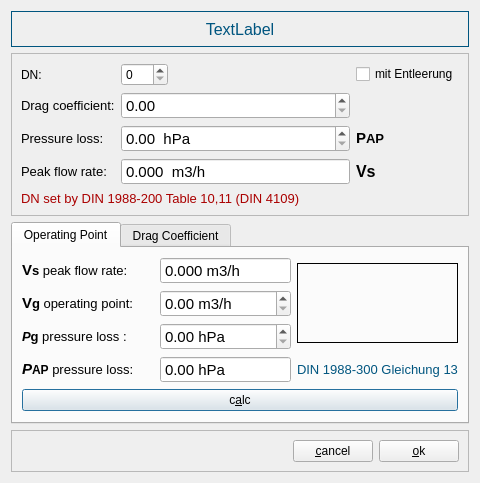
<?xml version="1.0" encoding="UTF-8"?>
<ui version="4.0">
 <class>GArmaturInfoDialog</class>
 <widget class="QDialog" name="GArmaturInfoDialog">
  <property name="geometry">
   <rect>
    <x>0</x>
    <y>0</y>
    <width>480</width>
    <height>454</height>
   </rect>
  </property>
  <property name="windowTitle">
   <string>Dialog</string>
  </property>
  <layout class="QGridLayout" name="gridLayout_3">
   <item row="0" column="0">
    <widget class="QLabel" name="aramturLabel">
     <property name="minimumSize">
      <size>
       <width>0</width>
       <height>36</height>
      </size>
     </property>
     <property name="palette">
      <palette>
       <active>
        <colorrole role="WindowText">
         <brush brushstyle="SolidPattern">
          <color alpha="255">
           <red>0</red>
           <green>85</green>
           <blue>127</blue>
          </color>
         </brush>
        </colorrole>
        <colorrole role="Text">
         <brush brushstyle="SolidPattern">
          <color alpha="255">
           <red>0</red>
           <green>85</green>
           <blue>127</blue>
          </color>
         </brush>
        </colorrole>
       </active>
       <inactive>
        <colorrole role="WindowText">
         <brush brushstyle="SolidPattern">
          <color alpha="255">
           <red>0</red>
           <green>85</green>
           <blue>127</blue>
          </color>
         </brush>
        </colorrole>
        <colorrole role="Text">
         <brush brushstyle="SolidPattern">
          <color alpha="255">
           <red>0</red>
           <green>85</green>
           <blue>127</blue>
          </color>
         </brush>
        </colorrole>
       </inactive>
       <disabled>
        <colorrole role="WindowText">
         <brush brushstyle="SolidPattern">
          <color alpha="255">
           <red>119</red>
           <green>120</green>
           <blue>120</blue>
          </color>
         </brush>
        </colorrole>
        <colorrole role="Text">
         <brush brushstyle="SolidPattern">
          <color alpha="255">
           <red>119</red>
           <green>120</green>
           <blue>120</blue>
          </color>
         </brush>
        </colorrole>
       </disabled>
      </palette>
     </property>
     <property name="font">
      <font>
       <pointsize>12</pointsize>
      </font>
     </property>
     <property name="frameShape">
      <enum>QFrame::Box</enum>
     </property>
     <property name="text">
      <string>TextLabel</string>
     </property>
     <property name="alignment">
      <set>Qt::AlignCenter</set>
     </property>
    </widget>
   </item>
   <item row="1" column="0">
    <widget class="QFrame" name="frame_2">
     <property name="frameShape">
      <enum>QFrame::StyledPanel</enum>
     </property>
     <property name="frameShadow">
      <enum>QFrame::Raised</enum>
     </property>
     <layout class="QGridLayout" name="gridLayout_2">
      <item row="0" column="0">
       <widget class="QLabel" name="label">
        <property name="text">
         <string>DN:</string>
        </property>
       </widget>
      </item>
      <item row="0" column="1">
       <widget class="QSpinBox" name="dnBox">
        <property name="maximum">
         <number>999</number>
        </property>
       </widget>
      </item>
      <item row="0" column="2">
       <spacer name="horizontalSpacer_3">
        <property name="orientation">
         <enum>Qt::Horizontal</enum>
        </property>
        <property name="sizeHint" stdset="0">
         <size>
          <width>179</width>
          <height>20</height>
         </size>
        </property>
       </spacer>
      </item>
      <item row="0" column="3">
       <widget class="QCheckBox" name="entleerungBox">
        <property name="text">
         <string>mit Entleerung</string>
        </property>
       </widget>
      </item>
      <item row="1" column="0">
       <widget class="QLabel" name="label_3">
        <property name="font">
         <font>
          <pointsize>10</pointsize>
         </font>
        </property>
        <property name="text">
         <string>Drag coefficient:</string>
        </property>
       </widget>
      </item>
      <item row="1" column="1" colspan="2">
       <widget class="QDoubleSpinBox" name="zetaBox">
        <property name="font">
         <font>
          <pointsize>11</pointsize>
         </font>
        </property>
       </widget>
      </item>
      <item row="2" column="0">
       <widget class="QLabel" name="label_4">
        <property name="font">
         <font>
          <pointsize>10</pointsize>
         </font>
        </property>
        <property name="text">
         <string>Pressure loss:</string>
        </property>
       </widget>
      </item>
      <item row="2" column="1" colspan="2">
       <widget class="QDoubleSpinBox" name="pressureLossBox">
        <property name="font">
         <font>
          <pointsize>11</pointsize>
         </font>
        </property>
        <property name="suffix">
         <string>  hPa</string>
        </property>
        <property name="maximum">
         <double>999999.000000000000000</double>
        </property>
       </widget>
      </item>
      <item row="3" column="0">
       <widget class="QLabel" name="label_5">
        <property name="font">
         <font>
          <pointsize>10</pointsize>
         </font>
        </property>
        <property name="text">
         <string>Peak flow rate:</string>
        </property>
       </widget>
      </item>
      <item row="3" column="1" colspan="2">
       <widget class="QDoubleSpinBox" name="vsBox">
        <property name="font">
         <font>
          <pointsize>11</pointsize>
         </font>
        </property>
        <property name="readOnly">
         <bool>true</bool>
        </property>
        <property name="buttonSymbols">
         <enum>QAbstractSpinBox::NoButtons</enum>
        </property>
        <property name="prefix">
         <string/>
        </property>
        <property name="suffix">
         <string>  m3/h</string>
        </property>
        <property name="decimals">
         <number>3</number>
        </property>
        <property name="maximum">
         <double>9999.000000000000000</double>
        </property>
       </widget>
      </item>
      <item row="4" column="0" colspan="4">
       <widget class="QLabel" name="labelDM">
        <property name="palette">
         <palette>
          <active>
           <colorrole role="WindowText">
            <brush brushstyle="SolidPattern">
             <color alpha="255">
              <red>170</red>
              <green>0</green>
              <blue>0</blue>
             </color>
            </brush>
           </colorrole>
           <colorrole role="Button">
            <brush brushstyle="SolidPattern">
             <color alpha="255">
              <red>213</red>
              <green>209</green>
              <blue>207</blue>
             </color>
            </brush>
           </colorrole>
           <colorrole role="Base">
            <brush brushstyle="SolidPattern">
             <color alpha="255">
              <red>213</red>
              <green>209</green>
              <blue>207</blue>
             </color>
            </brush>
           </colorrole>
           <colorrole role="Window">
            <brush brushstyle="SolidPattern">
             <color alpha="255">
              <red>213</red>
              <green>209</green>
              <blue>207</blue>
             </color>
            </brush>
           </colorrole>
          </active>
          <inactive>
           <colorrole role="WindowText">
            <brush brushstyle="SolidPattern">
             <color alpha="255">
              <red>170</red>
              <green>0</green>
              <blue>0</blue>
             </color>
            </brush>
           </colorrole>
           <colorrole role="Button">
            <brush brushstyle="SolidPattern">
             <color alpha="255">
              <red>213</red>
              <green>209</green>
              <blue>207</blue>
             </color>
            </brush>
           </colorrole>
           <colorrole role="Base">
            <brush brushstyle="SolidPattern">
             <color alpha="255">
              <red>213</red>
              <green>209</green>
              <blue>207</blue>
             </color>
            </brush>
           </colorrole>
           <colorrole role="Window">
            <brush brushstyle="SolidPattern">
             <color alpha="255">
              <red>213</red>
              <green>209</green>
              <blue>207</blue>
             </color>
            </brush>
           </colorrole>
          </inactive>
          <disabled>
           <colorrole role="WindowText">
            <brush brushstyle="SolidPattern">
             <color alpha="255">
              <red>103</red>
              <green>102</green>
              <blue>100</blue>
             </color>
            </brush>
           </colorrole>
           <colorrole role="Button">
            <brush brushstyle="SolidPattern">
             <color alpha="255">
              <red>213</red>
              <green>209</green>
              <blue>207</blue>
             </color>
            </brush>
           </colorrole>
           <colorrole role="Base">
            <brush brushstyle="SolidPattern">
             <color alpha="255">
              <red>213</red>
              <green>209</green>
              <blue>207</blue>
             </color>
            </brush>
           </colorrole>
           <colorrole role="Window">
            <brush brushstyle="SolidPattern">
             <color alpha="255">
              <red>213</red>
              <green>209</green>
              <blue>207</blue>
             </color>
            </brush>
           </colorrole>
          </disabled>
         </palette>
        </property>
        <property name="font">
         <font>
          <pointsize>10</pointsize>
         </font>
        </property>
        <property name="text">
         <string>DN set by DIN 1988-200 Table 10,11 (DIN 4109) </string>
        </property>
       </widget>
      </item>
      <item row="2" column="3">
       <widget class="QLabel" name="label_10">
        <property name="font">
         <font>
          <pointsize>10</pointsize>
          <weight>75</weight>
          <bold>true</bold>
         </font>
        </property>
        <property name="text">
         <string>&lt;html&gt;&lt;head/&gt;&lt;body&gt;&lt;p&gt;&lt;span style=&quot; font-size:11pt; font-weight:600;&quot;&gt;P&lt;/span&gt;&lt;span style=&quot; font-weight:600;&quot;&gt;AP &lt;/span&gt;&lt;/p&gt;&lt;/body&gt;&lt;/html&gt;</string>
        </property>
       </widget>
      </item>
      <item row="3" column="3">
       <widget class="QLabel" name="label_9">
        <property name="font">
         <font>
          <pointsize>12</pointsize>
          <weight>75</weight>
          <bold>true</bold>
         </font>
        </property>
        <property name="text">
         <string>Vs</string>
        </property>
       </widget>
      </item>
     </layout>
    </widget>
   </item>
   <item row="2" column="0">
    <widget class="QTabWidget" name="tabWidget">
     <property name="currentIndex">
      <number>0</number>
     </property>
     <widget class="QWidget" name="tab">
      <attribute name="title">
       <string>Operating Point</string>
      </attribute>
      <layout class="QGridLayout" name="gridLayout_5">
       <item row="0" column="0">
        <widget class="QLabel" name="label_8">
         <property name="font">
          <font>
           <pointsize>10</pointsize>
          </font>
         </property>
         <property name="text">
          <string>&lt;html&gt;&lt;head/&gt;&lt;body&gt;&lt;p&gt;&lt;span style=&quot; font-size:11pt; font-weight:600;&quot;&gt;V&lt;/span&gt;&lt;span style=&quot; font-weight:600;&quot;&gt;s&lt;/span&gt; peak flow rate:&lt;/p&gt;&lt;/body&gt;&lt;/html&gt;</string>
         </property>
        </widget>
       </item>
       <item row="0" column="1">
        <widget class="QDoubleSpinBox" name="vsBox2">
         <property name="font">
          <font>
           <pointsize>11</pointsize>
          </font>
         </property>
         <property name="readOnly">
          <bool>true</bool>
         </property>
         <property name="buttonSymbols">
          <enum>QAbstractSpinBox::NoButtons</enum>
         </property>
         <property name="prefix">
          <string/>
         </property>
         <property name="suffix">
          <string> m3/h</string>
         </property>
         <property name="decimals">
          <number>3</number>
         </property>
         <property name="maximum">
          <double>99999.000000000000000</double>
         </property>
        </widget>
       </item>
       <item row="0" column="2" rowspan="3">
        <widget class="QLabel" name="labelGleichung13">
         <property name="maximumSize">
          <size>
           <width>170</width>
           <height>80</height>
          </size>
         </property>
         <property name="frameShape">
          <enum>QFrame::Box</enum>
         </property>
         <property name="text">
          <string/>
         </property>
         <property name="pixmap">
          <pixmap resource="images.qrc">:/formeln/Gleichung13.svg</pixmap>
         </property>
         <property name="scaledContents">
          <bool>true</bool>
         </property>
        </widget>
       </item>
       <item row="1" column="0">
        <widget class="QLabel" name="label_11">
         <property name="font">
          <font>
           <pointsize>10</pointsize>
          </font>
         </property>
         <property name="text">
          <string>&lt;html&gt;&lt;head/&gt;&lt;body&gt;&lt;p&gt;&lt;span style=&quot; font-size:11pt; font-weight:600;&quot;&gt;V&lt;/span&gt;&lt;span style=&quot; font-weight:600;&quot;&gt;g&lt;/span&gt; operating point:&lt;/p&gt;&lt;/body&gt;&lt;/html&gt;</string>
         </property>
        </widget>
       </item>
       <item row="1" column="1">
        <widget class="QDoubleSpinBox" name="vgBox">
         <property name="font">
          <font>
           <pointsize>11</pointsize>
          </font>
         </property>
         <property name="suffix">
          <string> m3/h</string>
         </property>
         <property name="maximum">
          <double>9999.000000000000000</double>
         </property>
        </widget>
       </item>
       <item row="2" column="0">
        <widget class="QLabel" name="label_13">
         <property name="font">
          <font>
           <pointsize>10</pointsize>
          </font>
         </property>
         <property name="text">
          <string>&lt;html&gt;&lt;head/&gt;&lt;body&gt;&lt;p&gt;&lt;span style=&quot; font-weight:600; font-style:italic;&quot;&gt;P&lt;/span&gt;&lt;span style=&quot; font-weight:600;&quot;&gt;g&lt;/span&gt; pressure loss :&lt;/p&gt;&lt;/body&gt;&lt;/html&gt;</string>
         </property>
        </widget>
       </item>
       <item row="2" column="1">
        <widget class="QDoubleSpinBox" name="pgBox">
         <property name="font">
          <font>
           <pointsize>11</pointsize>
          </font>
         </property>
         <property name="suffix">
          <string> hPa</string>
         </property>
         <property name="maximum">
          <double>9999.000000000000000</double>
         </property>
        </widget>
       </item>
       <item row="3" column="0">
        <widget class="QLabel" name="label_16">
         <property name="font">
          <font>
           <pointsize>10</pointsize>
          </font>
         </property>
         <property name="text">
          <string>&lt;html&gt;&lt;head/&gt;&lt;body&gt;&lt;p&gt;&lt;span style=&quot; font-size:11pt; font-weight:600; font-style:italic;&quot;&gt;P&lt;/span&gt;&lt;span style=&quot; font-size:9pt; font-weight:600;&quot;&gt;AP&lt;/span&gt; pressure loss:&lt;/p&gt;&lt;/body&gt;&lt;/html&gt;</string>
         </property>
        </widget>
       </item>
       <item row="3" column="1">
        <widget class="QDoubleSpinBox" name="pAPBox">
         <property name="font">
          <font>
           <pointsize>11</pointsize>
          </font>
         </property>
         <property name="readOnly">
          <bool>true</bool>
         </property>
         <property name="buttonSymbols">
          <enum>QAbstractSpinBox::NoButtons</enum>
         </property>
         <property name="suffix">
          <string> hPa</string>
         </property>
         <property name="maximum">
          <double>99999.000000000000000</double>
         </property>
        </widget>
       </item>
       <item row="3" column="2">
        <widget class="QLabel" name="label_7">
         <property name="palette">
          <palette>
           <active>
            <colorrole role="WindowText">
             <brush brushstyle="SolidPattern">
              <color alpha="255">
               <red>0</red>
               <green>85</green>
               <blue>127</blue>
              </color>
             </brush>
            </colorrole>
            <colorrole role="Button">
             <brush brushstyle="SolidPattern">
              <color alpha="255">
               <red>213</red>
               <green>209</green>
               <blue>207</blue>
              </color>
             </brush>
            </colorrole>
            <colorrole role="Base">
             <brush brushstyle="SolidPattern">
              <color alpha="255">
               <red>213</red>
               <green>209</green>
               <blue>207</blue>
              </color>
             </brush>
            </colorrole>
            <colorrole role="Window">
             <brush brushstyle="SolidPattern">
              <color alpha="255">
               <red>213</red>
               <green>209</green>
               <blue>207</blue>
              </color>
             </brush>
            </colorrole>
           </active>
           <inactive>
            <colorrole role="WindowText">
             <brush brushstyle="SolidPattern">
              <color alpha="255">
               <red>0</red>
               <green>85</green>
               <blue>127</blue>
              </color>
             </brush>
            </colorrole>
            <colorrole role="Button">
             <brush brushstyle="SolidPattern">
              <color alpha="255">
               <red>213</red>
               <green>209</green>
               <blue>207</blue>
              </color>
             </brush>
            </colorrole>
            <colorrole role="Base">
             <brush brushstyle="SolidPattern">
              <color alpha="255">
               <red>213</red>
               <green>209</green>
               <blue>207</blue>
              </color>
             </brush>
            </colorrole>
            <colorrole role="Window">
             <brush brushstyle="SolidPattern">
              <color alpha="255">
               <red>213</red>
               <green>209</green>
               <blue>207</blue>
              </color>
             </brush>
            </colorrole>
           </inactive>
           <disabled>
            <colorrole role="WindowText">
             <brush brushstyle="SolidPattern">
              <color alpha="255">
               <red>119</red>
               <green>120</green>
               <blue>120</blue>
              </color>
             </brush>
            </colorrole>
            <colorrole role="Button">
             <brush brushstyle="SolidPattern">
              <color alpha="255">
               <red>213</red>
               <green>209</green>
               <blue>207</blue>
              </color>
             </brush>
            </colorrole>
            <colorrole role="Base">
             <brush brushstyle="SolidPattern">
              <color alpha="255">
               <red>213</red>
               <green>209</green>
               <blue>207</blue>
              </color>
             </brush>
            </colorrole>
            <colorrole role="Window">
             <brush brushstyle="SolidPattern">
              <color alpha="255">
               <red>213</red>
               <green>209</green>
               <blue>207</blue>
              </color>
             </brush>
            </colorrole>
           </disabled>
          </palette>
         </property>
         <property name="font">
          <font>
           <pointsize>10</pointsize>
          </font>
         </property>
         <property name="text">
          <string>DIN 1988-300 Gleichung 13</string>
         </property>
        </widget>
       </item>
       <item row="4" column="0" colspan="3">
        <widget class="QPushButton" name="calcButton">
         <property name="enabled">
          <bool>true</bool>
         </property>
         <property name="text">
          <string>c&amp;alc</string>
         </property>
         <property name="icon">
          <iconset resource="images.qrc">
           <normaloff>:/buttonicons/calc.svg</normaloff>:/buttonicons/calc.svg</iconset>
         </property>
        </widget>
       </item>
      </layout>
     </widget>
     <widget class="QWidget" name="tab_2">
      <attribute name="title">
       <string>Drag Coefficient</string>
      </attribute>
      <layout class="QGridLayout" name="gridLayout">
       <item row="3" column="2">
        <widget class="QLabel" name="label_19">
         <property name="palette">
          <palette>
           <active>
            <colorrole role="WindowText">
             <brush brushstyle="SolidPattern">
              <color alpha="255">
               <red>0</red>
               <green>85</green>
               <blue>127</blue>
              </color>
             </brush>
            </colorrole>
            <colorrole role="Button">
             <brush brushstyle="SolidPattern">
              <color alpha="255">
               <red>213</red>
               <green>209</green>
               <blue>207</blue>
              </color>
             </brush>
            </colorrole>
            <colorrole role="Base">
             <brush brushstyle="SolidPattern">
              <color alpha="255">
               <red>213</red>
               <green>209</green>
               <blue>207</blue>
              </color>
             </brush>
            </colorrole>
            <colorrole role="Window">
             <brush brushstyle="SolidPattern">
              <color alpha="255">
               <red>213</red>
               <green>209</green>
               <blue>207</blue>
              </color>
             </brush>
            </colorrole>
           </active>
           <inactive>
            <colorrole role="WindowText">
             <brush brushstyle="SolidPattern">
              <color alpha="255">
               <red>0</red>
               <green>85</green>
               <blue>127</blue>
              </color>
             </brush>
            </colorrole>
            <colorrole role="Button">
             <brush brushstyle="SolidPattern">
              <color alpha="255">
               <red>213</red>
               <green>209</green>
               <blue>207</blue>
              </color>
             </brush>
            </colorrole>
            <colorrole role="Base">
             <brush brushstyle="SolidPattern">
              <color alpha="255">
               <red>213</red>
               <green>209</green>
               <blue>207</blue>
              </color>
             </brush>
            </colorrole>
            <colorrole role="Window">
             <brush brushstyle="SolidPattern">
              <color alpha="255">
               <red>213</red>
               <green>209</green>
               <blue>207</blue>
              </color>
             </brush>
            </colorrole>
           </inactive>
           <disabled>
            <colorrole role="WindowText">
             <brush brushstyle="SolidPattern">
              <color alpha="255">
               <red>119</red>
               <green>120</green>
               <blue>120</blue>
              </color>
             </brush>
            </colorrole>
            <colorrole role="Button">
             <brush brushstyle="SolidPattern">
              <color alpha="255">
               <red>213</red>
               <green>209</green>
               <blue>207</blue>
              </color>
             </brush>
            </colorrole>
            <colorrole role="Base">
             <brush brushstyle="SolidPattern">
              <color alpha="255">
               <red>213</red>
               <green>209</green>
               <blue>207</blue>
              </color>
             </brush>
            </colorrole>
            <colorrole role="Window">
             <brush brushstyle="SolidPattern">
              <color alpha="255">
               <red>213</red>
               <green>209</green>
               <blue>207</blue>
              </color>
             </brush>
            </colorrole>
           </disabled>
          </palette>
         </property>
         <property name="font">
          <font>
           <pointsize>10</pointsize>
          </font>
         </property>
         <property name="text">
          <string>DIN 1988-300 Gleichung 7</string>
         </property>
        </widget>
       </item>
       <item row="2" column="0">
        <widget class="QLabel" name="label_22">
         <property name="font">
          <font>
           <pointsize>11</pointsize>
          </font>
         </property>
         <property name="text">
          <string>density :</string>
         </property>
        </widget>
       </item>
       <item row="0" column="1">
        <widget class="QDoubleSpinBox" name="flowVelocityBox">
         <property name="font">
          <font>
           <pointsize>11</pointsize>
          </font>
         </property>
         <property name="readOnly">
          <bool>true</bool>
         </property>
         <property name="buttonSymbols">
          <enum>QAbstractSpinBox::NoButtons</enum>
         </property>
         <property name="suffix">
          <string>  m/s</string>
         </property>
         <property name="maximum">
          <double>9999.000000000000000</double>
         </property>
        </widget>
       </item>
       <item row="0" column="0">
        <widget class="QLabel" name="label_20">
         <property name="font">
          <font>
           <pointsize>11</pointsize>
          </font>
         </property>
         <property name="text">
          <string>&lt;html&gt;&lt;head/&gt;&lt;body&gt;&lt;p&gt;&lt;span style=&quot; font-size:10pt; font-weight:600;&quot;&gt;v&lt;/span&gt;&lt;span style=&quot; font-size:10pt;&quot;&gt; flow velocity :&lt;/span&gt;&lt;/p&gt;&lt;/body&gt;&lt;/html&gt;</string>
         </property>
        </widget>
       </item>
       <item row="3" column="0">
        <widget class="QLabel" name="label_23">
         <property name="font">
          <font>
           <pointsize>11</pointsize>
          </font>
         </property>
         <property name="text">
          <string>&lt;html&gt;&lt;head/&gt;&lt;body&gt;&lt;p&gt;&lt;span style=&quot; font-size:11pt; font-weight:600;&quot;&gt;pE &lt;/span&gt;pressure loss:&lt;/p&gt;&lt;/body&gt;&lt;/html&gt;</string>
         </property>
        </widget>
       </item>
       <item row="1" column="1">
        <widget class="QDoubleSpinBox" name="zetaBox2">
         <property name="font">
          <font>
           <pointsize>11</pointsize>
          </font>
         </property>
         <property name="readOnly">
          <bool>true</bool>
         </property>
         <property name="buttonSymbols">
          <enum>QAbstractSpinBox::NoButtons</enum>
         </property>
         <property name="suffix">
          <string/>
         </property>
         <property name="maximum">
          <double>9999999.000000000000000</double>
         </property>
        </widget>
       </item>
       <item row="3" column="1">
        <widget class="QDoubleSpinBox" name="ePressureLossBox">
         <property name="font">
          <font>
           <pointsize>11</pointsize>
          </font>
         </property>
         <property name="readOnly">
          <bool>true</bool>
         </property>
         <property name="buttonSymbols">
          <enum>QAbstractSpinBox::NoButtons</enum>
         </property>
         <property name="suffix">
          <string>  hPa</string>
         </property>
         <property name="maximum">
          <double>99999.000000000000000</double>
         </property>
        </widget>
       </item>
       <item row="2" column="1">
        <widget class="QDoubleSpinBox" name="dichteBox">
         <property name="font">
          <font>
           <pointsize>11</pointsize>
          </font>
         </property>
         <property name="readOnly">
          <bool>true</bool>
         </property>
         <property name="buttonSymbols">
          <enum>QAbstractSpinBox::NoButtons</enum>
         </property>
         <property name="suffix">
          <string>  kg/m3</string>
         </property>
         <property name="maximum">
          <double>999999999.000000000000000</double>
         </property>
        </widget>
       </item>
       <item row="1" column="0">
        <widget class="QLabel" name="label_21">
         <property name="font">
          <font>
           <pointsize>11</pointsize>
          </font>
         </property>
         <property name="text">
          <string>&lt;html&gt;&lt;head/&gt;&lt;body&gt;&lt;p&gt;&lt;span style=&quot; font-size:10pt;&quot;&gt;drag value :&lt;/span&gt;&lt;/p&gt;&lt;/body&gt;&lt;/html&gt;</string>
         </property>
        </widget>
       </item>
       <item row="4" column="1">
        <spacer name="verticalSpacer">
         <property name="orientation">
          <enum>Qt::Vertical</enum>
         </property>
         <property name="sizeHint" stdset="0">
          <size>
           <width>20</width>
           <height>40</height>
          </size>
         </property>
        </spacer>
       </item>
       <item row="0" column="2" rowspan="3">
        <widget class="QLabel" name="label_18">
         <property name="maximumSize">
          <size>
           <width>170</width>
           <height>100</height>
          </size>
         </property>
         <property name="frameShape">
          <enum>QFrame::Box</enum>
         </property>
         <property name="text">
          <string/>
         </property>
         <property name="pixmap">
          <pixmap resource="images.qrc">:/formeln/Gleichung7.svg</pixmap>
         </property>
         <property name="scaledContents">
          <bool>true</bool>
         </property>
        </widget>
       </item>
      </layout>
     </widget>
    </widget>
   </item>
   <item row="3" column="0">
    <widget class="QFrame" name="frame">
     <property name="frameShape">
      <enum>QFrame::StyledPanel</enum>
     </property>
     <property name="frameShadow">
      <enum>QFrame::Raised</enum>
     </property>
     <layout class="QGridLayout" name="gridLayout_4">
      <item row="0" column="0">
       <spacer name="horizontalSpacer_2">
        <property name="orientation">
         <enum>Qt::Horizontal</enum>
        </property>
        <property name="sizeHint" stdset="0">
         <size>
          <width>273</width>
          <height>20</height>
         </size>
        </property>
       </spacer>
      </item>
      <item row="0" column="1">
       <widget class="QPushButton" name="cancelButton">
        <property name="text">
         <string>&amp;cancel</string>
        </property>
       </widget>
      </item>
      <item row="0" column="2">
       <widget class="QPushButton" name="okButton">
        <property name="text">
         <string>&amp;ok</string>
        </property>
       </widget>
      </item>
     </layout>
    </widget>
   </item>
  </layout>
 </widget>
 <resources>
  <include location="images.qrc"/>
 </resources>
 <connections/>
</ui>
